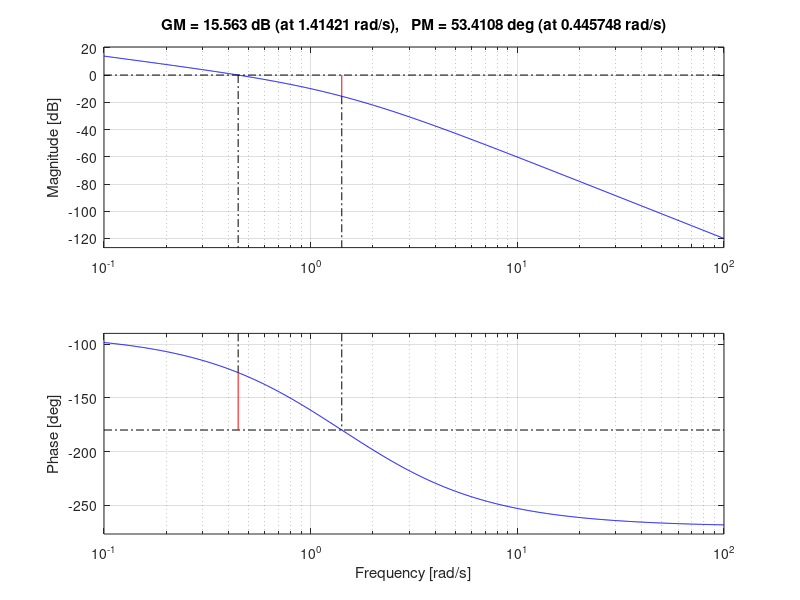

Recreate this plot in MATLAB.
% B817104 이정연
% 5-1
num=[1];
%den=conv([1 0],conv([1 1],[1 2]));
den = [1 3 2 0];
L=tf(num, den);

[Gm, Pm, w_pc, w_gc] = margin(L);

PM=Pm               % PM [deg]
GM_dB=20*log10(Gm)  % GM [dB]
w_pc_hz=w_pc/(2*pi) % phase crossover freq. [Hz]
w_gc_hz=w_gc/(2*pi) % gain crossover freq. [Hz]

margin(L)